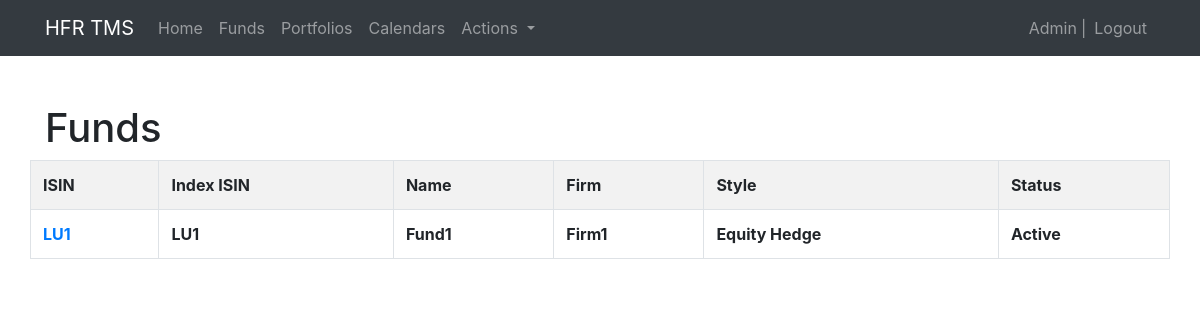
Screenshot of /trading/funds/ (signed in) with the database file from the repository.
### trading/models.py (models this page shows, shortened)
class Fund(models.Model):
    STYLES = (
        ("Equity Hedge", "Equity Hedge"),
        ("Event Driven", "Event Driven"),
        ("Global Macro", "Global Macro"),
        ("Relative Value", "Relative Value"),
    )
    STRATEGIES = (
        ("Equity Long/Short", "Equity Long/Short"),
        ("Equity Market Neutral", "Equity Market Neutral"),
        ("Equity Long Bias", "Equity Long Bias"),
        ("Activist", "Activist"),
        ("Value-wth-catalyst", "Value-with-catalyst"),
        ("ED Multi Strategy", "ED Multi Strategy"),
    )
    status = models.CharField(max_length=200, choices=STATUSES,
                              default='Active', blank=False)
    isin = models.CharField(max_length=200, primary_key=True, unique=True,
                            blank=False)
    index_isin = models.CharField(max_length=200, blank=False)
    name = models.CharField(max_length=200, blank=False)
    firm = models.CharField(max_length=200, blank=False)
    style = models.CharField(max_length=200, choices=STYLES, blank=False)
    strategy = models.CharField(max_length=200, choices=STRATEGIES,
                                blank=False)
    flag_restricted = models.BooleanField(default=False)
    flag_late_cutoff = models.BooleanField(default=False)
    flag_units_trading = models.BooleanField(default=False)
    terms_rank = models.PositiveSmallIntegerField(default=1)
    terms_rank_amount = models.PositiveIntegerField()
    terms_sub_notice = models.PositiveSmallIntegerField()
    terms_sub_settlement = models.PositiveSmallIntegerField()
    terms_sub_minimum = models.PositiveIntegerField()
    terms_red_notice = models.PositiveSmallIntegerField()
    terms_red_settlement = models.PositiveSmallIntegerField()
    terms_cutoff_time = models.TimeField(default=time(17, 30))
    terms_calendars = models.CharField(max_length=500, default='')
    terms_man_fee = models.DecimalField(max_digits=6, decimal_places=5)
    terms_perf_fee = models.DecimalField(max_digits=6, decimal_places=5)
    terms_currency = models.CharField(max_length=3, default='USD', blank=False)
    def get_absolute_url(self):
        return reverse_lazy('fund-detail', args=[str(self.pk)])

### trading/views.py (the view)
# urls.py: path('funds/', views.FundView.as_view(), name='funds'),
class FundView(LoginRequiredMixin, generic.ListView):
    model = Fund
    login_url = 'login'
    redirect_field_name = 'redirect_to'

### trading/templates/trading/fund_list.html
{% extends "base.html" %}
{% block content %}
<h1>Funds</h1>
<div class="row">
    <table class="table table-striped table-bordered" style="width:100%">
        <tr>
          <th>ISIN</th>
          <th>Index ISIN</th>
          <th>Name</th>
          <th>Firm</th>
          <th>Style</th>
          <th>Status</th>
        </tr>
        {% if fund_list %}
            {% for fund in fund_list %}
                <tr>
                    <th><a href="{{ fund.get_absolute_url }}">{{ fund.isin }}</a></th>
                    <th>{{ fund.index_isin }}</th>
                    <th>{{ fund.name }}</th>
                    <th>{{ fund.firm}}</th>
                    <th>{{ fund.style }}</th>
                    <th>{{ fund.status }}</th>
                </tr>
            {% endfor %}
        {% else %}
            <p>There are no funds</p>
        {% endif %}
    </table>
</div>
{% endblock %}

### trading/templates/base.html (shortened to what this page needs)
<!DOCTYPE html>
<html lang="en">
    <head>
        <link rel="stylesheet" href="https://stackpath.bootstrapcdn.com/bootstrap/4.3.1/css/bootstrap.min.css">
        <link rel="stylesheet" href="https://maxcdn.bootstrapcdn.com/font-awesome/4.7.0/css/font-awesome.min.css">
        <link rel="stylesheet" href="https://cdn.datatables.net/1.10.19/css/dataTables.bootstrap4.min.css">
        {% load static %}
        <link rel="stylesheet" href="{% static 'css/styles.css' %}">
    </head>
        <nav class="navbar navbar-expand-md navbar-dark bg-dark">
            <div class="container">
                <a class="navbar-brand" href="{% url 'index' %}" >HFR TMS</a>
                <div class="collapse navbar-collapse" id="navbarCollapse">
                    <ul class="navbar-nav mr-auto">
                        <li class="nav-item">
                            <a class="nav-link" href="{% url 'index' %}">Home</a>
                        </li>
                        <li class="nav-item">
                            <a class="nav-link" href="{% url 'funds' %}">Funds</a>
                        </li>
                        <li class="nav-item">
                            <a class="nav-link" href="{% url 'portfolios' %}">Portfolios</a>
                        </li>
                        <li class="nav-item">
                            <a class="nav-link" href="{% url 'calendars' %}">Calendars</a>
                        </li>
                        <li class="nav-item dropdown">
                            <a class="nav-link dropdown-toggle" href="#" id="navbarDropdown" role="button" data-toggle="dropdown" aria-haspopup="true" aria-expanded="false">
                              Actions
                            </a>
                          </li>
                    </ul>
                    <ul class="navbar-nav ml-auto">
                        {% if user.is_authenticated %}
                            <li class="nav-item"><span class="navbar-text">{{ user.first_name }}</span></li>
                            <li class="nav-item ml-1"><span class="navbar-text">|</span></li>
                            <li>
                                <a class="nav-link" href="{% url 'logout' %}?next={{request.path}}">Logout</a>
                            </li>
                        {% else %}
                            <li>
                                <a class="nav-link" href="{% url 'login' %}?next={{request.path}}">Login</a>
                            </li>
                        {% endif %}
                    </ul>
                </div>
            </div>
        </nav>
        <div class="container">
            <br>
            <br>
        </div>
        <div class="container">{% block content %}{% endblock %}</div>
    </body>
</html>

### rows the page displays
Fund: isin "LU1", index_isin "LU1", name "Fund1", firm "Firm1", style "Equity Hedge", status "Active"

### other values shown
{{ user.first_name }} "Admin"
